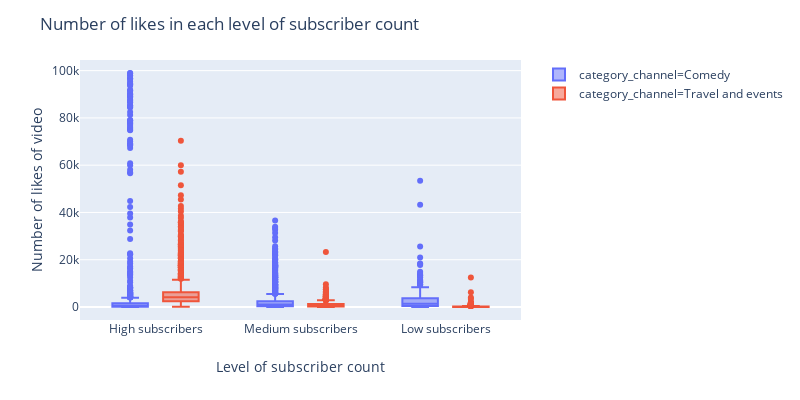

Notebook code cell kept with this figure:
### Code cell
get_distribution(df[df["like_count"] < 100000], "level_channel", "like_count", 
                 "category_channel", "Number of likes in each level of subscriber count",
                 "Level of subscriber count", "Number of likes of video")

### Figure 1 — Plotly figure (JSON) as saved in the notebook; plotly's stock layout.template omitted (floating-point values rounded to 4 significant figures; data arrays with more than 128 entries replaced by an {"elided": "..."} marker saying what was removed)
{"data": [{"alignmentgroup": "True", "hoverlabel": {"namelength": 0}, "hovertemplate": "category_channel=Comedy<br>level_channel=%{x}<br>like_count=%{y}", "legendgroup": "category_channel=Comedy", "marker": {"color": "#636efa"}, "name": "category_channel=Comedy", "notched": false, "offsetgroup": "category_channel=Comedy", "orientation": "v", "showlegend": true, "type": "box", "x": {"elided": "2032 str values"}, "x0": " ", "xaxis": "x", "y": {"elided": "2032 int values"}, "y0": " ", "yaxis": "y"}, {"alignmentgroup": "True", "hoverlabel": {"namelength": 0}, "hovertemplate": "category_channel=Travel and events<br>level_channel=%{x}<br>like_count=%{y}", "legendgroup": "category_channel=Travel and events", "marker": {"color": "#EF553B"}, "name": "category_channel=Travel and events", "notched": false, "offsetgroup": "category_channel=Travel and events", "orientation": "v", "showlegend": true, "type": "box", "x": {"elided": "2837 str values"}, "x0": " ", "xaxis": "x", "y": {"elided": "2837 int values"}, "y0": " ", "yaxis": "y"}], "layout": {"autosize": false, "boxmode": "group", "height": 400, "legend": {"tracegroupgap": 0}, "margin": {"t": 60}, "title": {"text": "Number of likes in each level of subscriber count"}, "width": 800, "xaxis": {"anchor": "y", "domain": [0, 0.98], "title": {"text": "Level of subscriber count"}}, "yaxis": {"anchor": "x", "domain": [0, 1], "title": {"text": "Number of likes of video"}}}}
